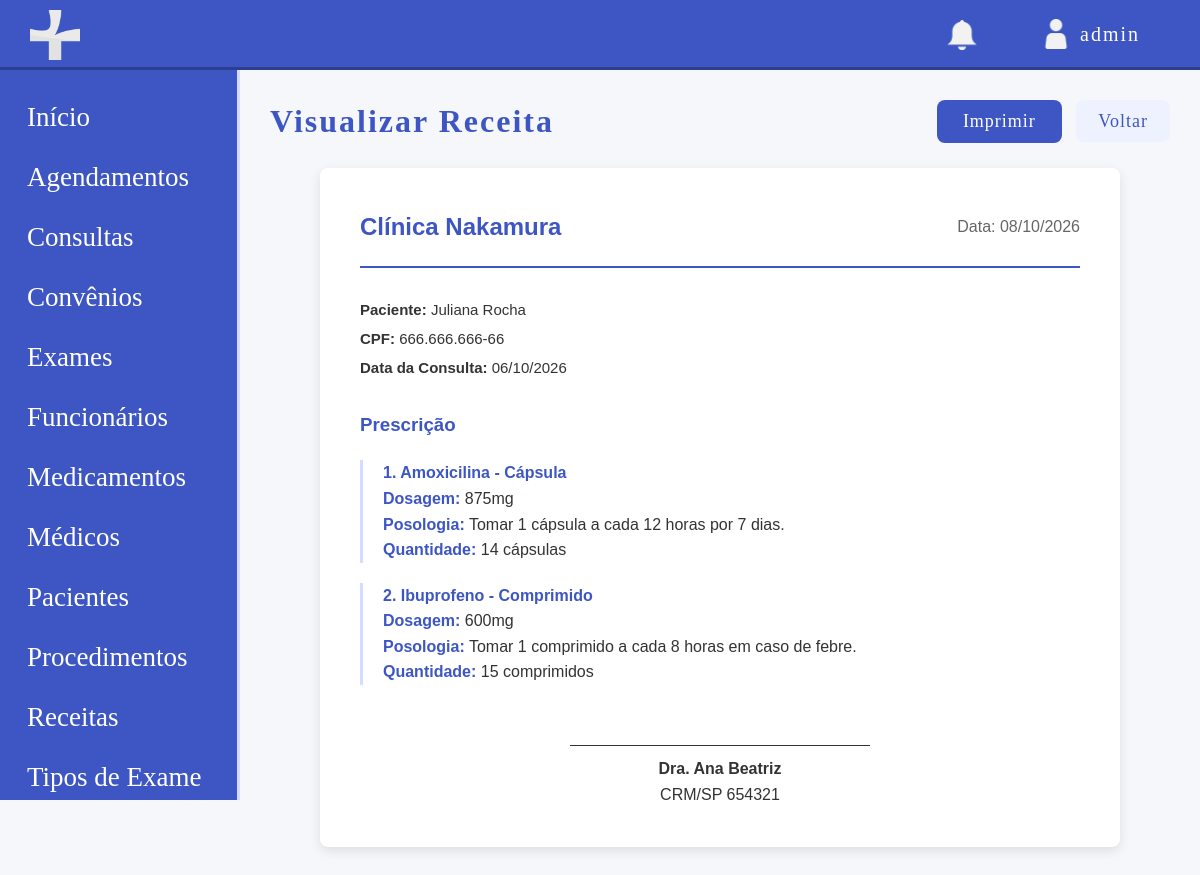
The app's page /modulos/receitas/visualizar_receita.php?id=2 (signed in) with its own data.
### tables this page shows
CREATE TABLE receita (
    id INT UNSIGNED NOT NULL AUTO_INCREMENT,
    id_consulta INT UNSIGNED NOT NULL,
    data_receita TIMESTAMP DEFAULT CURRENT_TIMESTAMP,
    PRIMARY KEY (id),
    KEY FK_receita_consulta (id_consulta),
    CONSTRAINT FK_receita_consulta FOREIGN KEY (id_consulta) REFERENCES consulta (id)
);

CREATE TABLE paciente (
    id INT UNSIGNED NOT NULL AUTO_INCREMENT,
    id_convenio INT UNSIGNED DEFAULT NULL,
    nome VARCHAR(50) NOT NULL,
    email VARCHAR(100) NOT NULL,
    cpf CHAR(14) NOT NULL,
    rg VARCHAR(20) NOT NULL,
    data_nascimento DATE NOT NULL,
    telefone VARCHAR(20) NOT NULL,
    cep CHAR(9) NOT NULL,
    estado VARCHAR(50) NOT NULL,
    cidade VARCHAR(50) NOT NULL,
    bairro VARCHAR(50) NOT NULL,
    rua VARCHAR(200) NOT NULL,
    numero VARCHAR(15) NOT NULL,
    numero_convenio VARCHAR(30) DEFAULT NULL,
    condicoes_especiais TEXT,
    status ENUM('ATIVO', 'INATIVO') NOT NULL DEFAULT 'ATIVO',
    data_registro TIMESTAMP DEFAULT CURRENT_TIMESTAMP,
    PRIMARY KEY (id),
    UNIQUE KEY cpf (cpf),
    UNIQUE KEY rg (rg),
    KEY fk_paciente_convenio (id_convenio),
    CONSTRAINT fk_paciente_convenio FOREIGN KEY (id_convenio) REFERENCES convenio (id)
);

CREATE TABLE consulta (
    id INT UNSIGNED NOT NULL AUTO_INCREMENT,
    id_medico INT UNSIGNED NOT NULL,
    id_paciente INT UNSIGNED NOT NULL,
    valor DECIMAL(10,2) DEFAULT NULL,
    pagamento_status ENUM('PENDENTE', 'PAGO', 'PARCIAL', 'CANCELADO') NOT NULL DEFAULT 'PENDENTE',
    pagamento_forma ENUM('DINHEIRO', 'PIX', 'CARTAO', 'CONVENIO') DEFAULT NULL,
    data_consulta DATE NOT NULL,
    horario TIME NOT NULL,
    prioridade ENUM('Urgente', 'Agendada', 'Preferencial', 'Espontânea') NOT NULL,
    diagnostico TEXT,
    status ENUM('Agendada', 'Realizada', 'Cancelada') NOT NULL,
    observacoes TEXT,
    data_registro TIMESTAMP DEFAULT CURRENT_TIMESTAMP,
    PRIMARY KEY (id),
    UNIQUE KEY Consulta_Medico (id_medico, data_consulta, horario),
    KEY FK_consulta_paciente (id_paciente),
    CONSTRAINT FK_consulta_medico FOREIGN KEY (id_medico) REFERENCES medico (id),
    CONSTRAINT FK_consulta_paciente FOREIGN KEY (id_paciente) REFERENCES paciente (id)
);

CREATE TABLE receita_medicamento (
    id INT UNSIGNED NOT NULL AUTO_INCREMENT,
    id_receita INT UNSIGNED NOT NULL,
    id_medicamento INT UNSIGNED NOT NULL,
    dosagem VARCHAR(50) NOT NULL,
    posologia VARCHAR(150) NOT NULL,
    quantidade INT NOT NULL,
    unidade VARCHAR(50) NOT NULL,
    data_registro TIMESTAMP DEFAULT CURRENT_TIMESTAMP,
    PRIMARY KEY (id),
    KEY FK_rm_receita (id_receita),
    KEY FK_rm_medicamento (id_medicamento),
    CONSTRAINT FK_rm_medicamento FOREIGN KEY (id_medicamento) REFERENCES medicamento (id),
    CONSTRAINT FK_rm_receita FOREIGN KEY (id_receita) REFERENCES receita (id)
);

CREATE TABLE medicamento (
    id INT UNSIGNED NOT NULL AUTO_INCREMENT,
    nome VARCHAR(100) NOT NULL,
    forma VARCHAR(50) NOT NULL,
    ativo TINYINT(1) NOT NULL DEFAULT 1,
    data_registro TIMESTAMP DEFAULT CURRENT_TIMESTAMP,
    PRIMARY KEY (id)
);

CREATE TABLE medico (
    id INT UNSIGNED NOT NULL AUTO_INCREMENT,
    nome VARCHAR(50) NOT NULL,
    email VARCHAR(100) NOT NULL,
    crm VARCHAR(20) NOT NULL,
    especialidade VARCHAR(50) DEFAULT NULL,
    cpf CHAR(14) NOT NULL,
    rg VARCHAR(20) NOT NULL,
    data_nascimento DATE NOT NULL,
    telefone VARCHAR(20) NOT NULL,
    cep CHAR(9) NOT NULL,
    estado VARCHAR(50) NOT NULL,
    cidade VARCHAR(50) NOT NULL,
    bairro VARCHAR(50) NOT NULL,
    rua VARCHAR(200) NOT NULL,
    numero VARCHAR(15) NOT NULL,
    salario DECIMAL(10,2) NOT NULL,
    status ENUM('ATIVO', 'INATIVO') NOT NULL DEFAULT 'ATIVO',
    data_registro TIMESTAMP DEFAULT CURRENT_TIMESTAMP,
    PRIMARY KEY (id),
    UNIQUE KEY CRMS (crm),
    UNIQUE KEY cpf (cpf),
    UNIQUE KEY rg (rg)
);

### modulos/receitas/visualizar_receita.php (the view, shortened to what this page needs)
<?php
require '../../config/conexao.php';
$base = '/site-clinicamedica';
$id = isset($_GET['id']) ? (int) $_GET['id'] : 0;
$sql_receita = "SELECT r.id, r.data_receita,
                       p.nome AS nome_paciente, p.cpf AS cpf_paciente,
                       m.nome AS nome_medico, m.crm AS crm_medico,
                       c.data_consulta
                FROM receita r
                JOIN consulta c ON r.id_consulta = c.id
                JOIN paciente p ON c.id_paciente = p.id
                JOIN medico m ON c.id_medico = m.id
                WHERE r.id = ?";
$stmt = $pdo->prepare($sql_receita);
$stmt->execute([$id]);
$receita = $stmt->fetch();
$sql_itens = "SELECT rm.*, med.nome AS nome_medicamento, med.forma
              FROM receita_medicamento rm
              JOIN medicamento med ON rm.id_medicamento = med.id
              WHERE rm.id_receita = ?";
$stmt_itens = $pdo->prepare($sql_itens);
$stmt_itens->execute([$id]);
$itens = $stmt_itens->fetchAll();
?>
<!DOCTYPE html>
<html lang="pt-br">
<head>
    <link rel="stylesheet" href="<?php echo $base; ?>/css/style.css">
</head>
<body class="dashbody">
    <?php include '../../includes/header.php'; ?>
    <div class="layout">
        <?php include '../../includes/sidebar.php'; ?>
        <main class="main">
            <div class="pagina-topo">
                <h1>Visualizar Receita</h1>
                <div>
                    <button onclick="window.print()" class="btn-salvar btn-imprimir" style="margin-right: 10px;">Imprimir</button>
                    <a href="listar_receita.php" class="btn-voltar">Voltar</a>
                </div>
            </div>
            <div class="receita-papel">
                <div class="receita-header">
                    <h2>Clínica Nakamura</h2>
                    <span style="color: #666;">Data: <?php echo date('d/m/Y', strtotime($receita['data_receita'])); ?></span>
                </div>
                <div class="receita-info">
                    <p><strong>Paciente:</strong> <?php echo htmlspecialchars($receita['nome_paciente']); ?></p>
                    <p><strong>CPF:</strong> <?php echo htmlspecialchars($receita['cpf_paciente']); ?></p>
                    <p><strong>Data da Consulta:</strong> <?php echo date('d/m/Y', strtotime($receita['data_consulta'])); ?></p>
                </div>
                <div class="receita-itens">
                    <h3 style="color: #3d56c4; margin-bottom: 20px;">Prescrição</h3>
                    <?php foreach ($itens as $index => $item): ?>
                        <div class="receita-item">
                            <strong><?php echo ($index + 1); ?>. <?php echo htmlspecialchars($item['nome_medicamento'] . ' - ' . $item['forma']); ?></strong>
                            <p><strong>Dosagem:</strong> <?php echo htmlspecialchars($item['dosagem']); ?></p>
                            <p><strong>Posologia:</strong> <?php echo htmlspecialchars($item['posologia']); ?></p>
                            <p><strong>Quantidade:</strong> <?php echo $item['quantidade'] . ' ' . htmlspecialchars($item['unidade']); ?></p>
                        </div>
                    <?php endforeach; ?>
                </div>
                <div class="receita-assinatura">
                    <div class="linha"></div>
                    <p><strong><?php echo htmlspecialchars($receita['nome_medico']); ?></strong></p>
                    <p><?php echo htmlspecialchars($receita['crm_medico']); ?></p>
                </div>
            </div>
        </main>
    </div>
</body>
</html>

### css/style.css (style rules this page uses)
* { margin: 0; padding: 0; box-sizing: border-box; }
body { font-family: Arial, sans-serif; background-color: #f5f7fb; color: #3d56c4; }
.layout { display: flex; }
.main { margin-left: 240px; padding: 100px 30px 30px; width: calc(100% - 240px); min-height: 100vh; }
.pagina-topo { display: flex; justify-content: space-between; align-items: center; margin-bottom: 25px; }
.pagina-topo h1 { font-family: 'Coolvetica'; font-size: 32px; color: #3d56c4; letter-spacing: 2px; }
.btn-salvar { background-color: #3d56c4; color: white; border: none; padding: 11px 26px; border-radius: 8px; font-family: 'Coolvetica'; font-size: 18px; letter-spacing: 1px; cursor: pointer; transition: 0.2s; }
.btn-cancelar, .btn-voltar { background-color: #eef2ff; color: #3d56c4; text-decoration: none; padding: 11px 22px; border-radius: 8px; font-family: 'Coolvetica'; font-size: 18px; letter-spacing: 1px; transition: 0.2s; }

### modulos/receitas/visualizar_receita.php (style rules this page uses)
.receita-papel { background: white; padding: 40px; border-radius: 8px; box-shadow: 0 4px 12px rgba(0,0,0,0.1); max-width: 800px; margin: 0 auto; color: #333; font-family: Arial, sans-serif; line-height: 1.6; }
.receita-header { border-bottom: 2px solid #3d56c4; padding-bottom: 20px; margin-bottom: 30px; display: flex; justify-content: space-between; align-items: center; }
.receita-header h2 { color: #3d56c4; margin: 0; }
.receita-info { font-size: 15px; margin-bottom: 25px; }
.receita-info p { margin: 5px 0; }
.receita-itens { margin-top: 30px; }
.receita-item { margin-bottom: 20px; padding-left: 20px; border-left: 3px solid #d4dcff; }
.receita-item strong { font-size: 16px; color: #3d56c4; }
.receita-assinatura { margin-top: 60px; text-align: center; }
.receita-assinatura .linha { border-top: 1px solid #333; width: 300px; margin: 0 auto 10px; }

### records on screen
receita: data_receita "08/10/2026", paciente.nome "Juliana Rocha", paciente.cpf "666.666.666-66", id_consulta.data_consulta "06/10/2026", medico.nome "Dra. Ana Beatriz", medico.crm "CRM/SP 654321"
receita_medicamento: id_medicamento.forma "Amoxicilina - Cápsula", dosagem "875mg", posologia "Tomar 1 cápsula a cada 12 horas por 7 dias.", quantidade "14", unidade "cápsulas"
receita_medicamento: id_medicamento.forma "Ibuprofeno - Comprimido", dosagem "600mg", posologia "Tomar 1 comprimido a cada 8 horas em caso de febre.", quantidade "15", unidade "comprimidos"

### other values on screen
$nome_usuario "admin"
